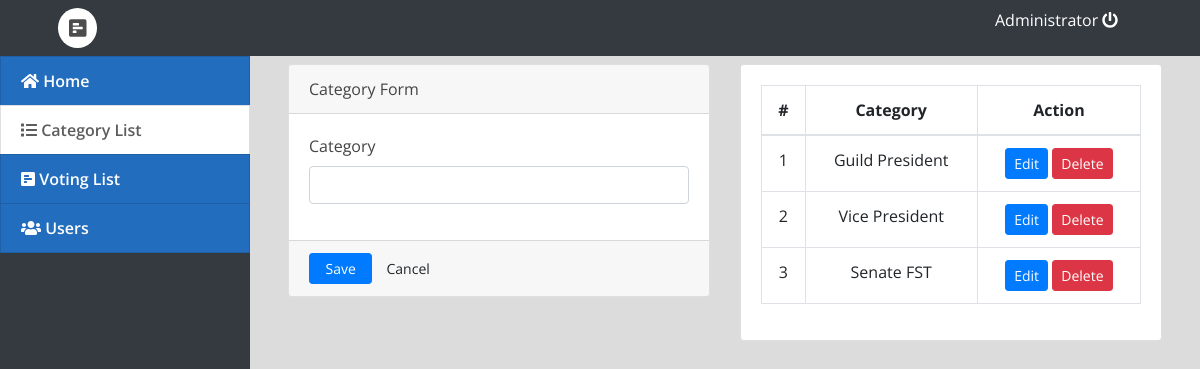
The page /index.php?page=categories (signed in) on the database its author committed.
### tables this page shows
CREATE TABLE IF NOT EXISTS `category_list` (
  `id` int(30) NOT NULL AUTO_INCREMENT,
  `category` text NOT NULL,
  PRIMARY KEY (`id`)
);

### categories.php (the view, shortened to what this page needs)
<?php include('db_connect.php');?>
<div class="container-fluid">
	<div class="col-lg-12">
		<div class="row">
			<div class="col-md-6">
			<form action="" id="manage-category">
				<div class="card">
					<div class="card-header">
						    Category Form
				  	</div>
					<div class="card-body">
							<div class="form-group">
								<label class="control-label">Category</label>
								<input type="text" class="form-control" name="category">
							</div>
					</div>
					<div class="card-footer">
						<div class="row">
							<div class="col-md-12">
								<button class="btn btn-sm btn-primary col-sm-2"> Save</button>
								<button class="btn btn-sm btn-default col-sm-2" type="button" onclick="$('#manage-category').get(0).reset()"> Cancel</button>
							</div>
						</div>
					</div>
				</div>
			</form>
			</div>
			<div class="col-md-6">
				<div class="card">
					<div class="card-body">
						<table class="table table-bordered table-hover">
							<thead>
								<tr>
									<th class="text-center">#</th>
									<th class="text-center">Category</th>
									<th class="text-center">Action</th>
								</tr>
							</thead>
							<tbody>
								<?php
								$i = 1;
								$cats = $conn->query("SELECT * FROM category_list order by id asc");
								while($row=$cats->fetch_assoc()):
								?>
								<tr>
									<td class="text-center"><?php echo $i++ ?></td>
									<td class="text-center"><?php echo $row['category'] ?></td>
									<td class="text-center">
										<button class="btn btn-sm btn-primary edit_cat" type="button" data-id="<?php echo $row['id'] ?>" data-name="<?php echo $row['category'] ?>">Edit</button>
										<button class="btn btn-sm btn-danger delete_cat" type="button" data-id="<?php echo $row['id'] ?>">Delete</button>
									</td>
								</tr>
								<?php endwhile; ?>
							</tbody>
						</table>
					</div>
				</div>
			</div>
		</div>
	</div>
</div>

### assets/css/style.css (style rules this page uses)
body { font-family: "Open Sans", sans-serif; color: #444444; width: 100%; height: calc(100%); }

### index.php (style rules this page uses)
body { background: #80808045; }

### rows shown on the page
category_list: category "Guild President"
category_list: category "Vice President"
category_list: category "Senate FST"

### other values the page prints
$_SESSION['login_name'] "Administrator"
